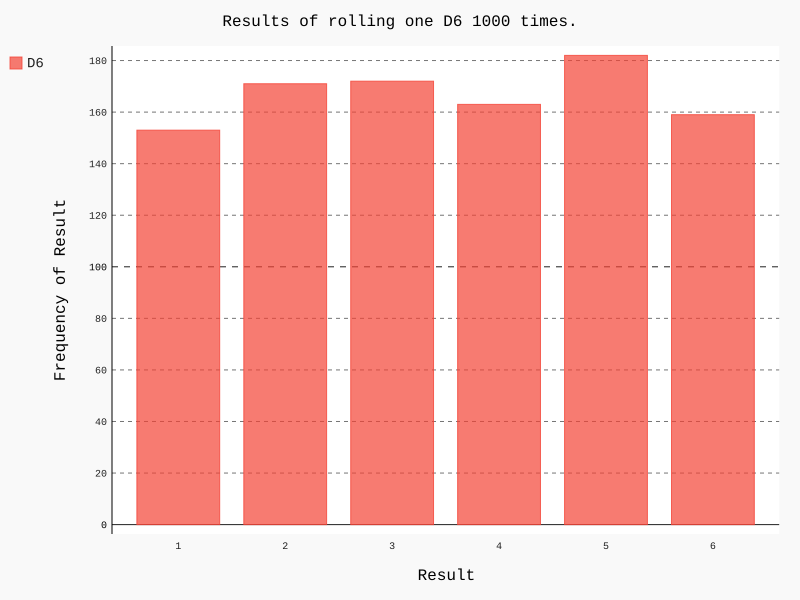

The Python source for this figure:
import pygal

from die import Die

# Создание кубика D6.
die = Die()

# Моделирование серии бросков с сохранением результатов в списке.
results = [die.roll() for numb_roll in range(1000)]

# Анализ результатов.
frequencies = [results.count(value) for value in range(1, die.num_sides+1)]

# Визуализация результатов.
hist = pygal.Bar()

hist.title = "Results of rolling one D6 1000 times."
hist.x_labels = [str(label) for label in range(1, die.num_sides+1)]
hist.x_title = "Result"
hist.y_title = "Frequency of Result"

hist.add('D6', frequencies)
hist.render_to_file('die_visual.svg')
